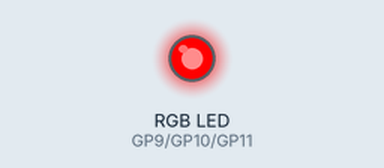
Simulated run of this program. Board: Raspberry Pi Pico running MicroPython. On the bench: an RGB LED mixed from three pins (HIGH = lit).

Above: at 0.5 s.
At 1.5 s:
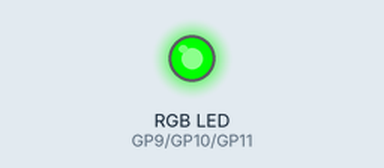
At 5.5 s:
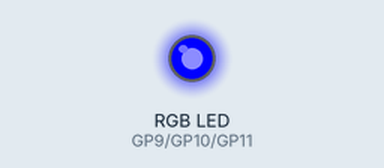
Timing chart, 0 to 6.9 s (numbered marks = the images above):
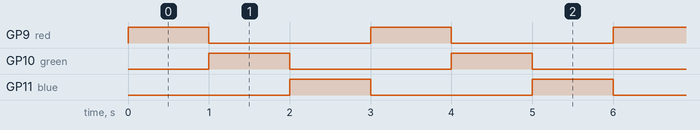

The program:

rgb1.py
```python
'''
 * Keyestudio 24 in 1 Starter Kit for Raspberry Pi Pico
 * lesson 10.1
 * RGB
 * http://www.keyestudio.com
'''
from machine import Pin
from time import sleep

red = Pin(9, Pin.OUT)
green = Pin(10, Pin.OUT)
blue = Pin(11, Pin.OUT)

while 1:
    red.value(1)
    green.value(0)
    blue.value(0)
    sleep(1)
    red.value(0)
    green.value(1)
    blue.value(0)
    sleep(1)
    red.value(0)
    green.value(0)
    blue.value(1)
    sleep(1)
```

Measured:
- by itself, GP9 (red), GP10 (green), GP11 (blue): alternates HIGH for 1.0 s and LOW for 2.0 s
- by itself, everything shown: repeats every 3.0 s, in 3 steps
